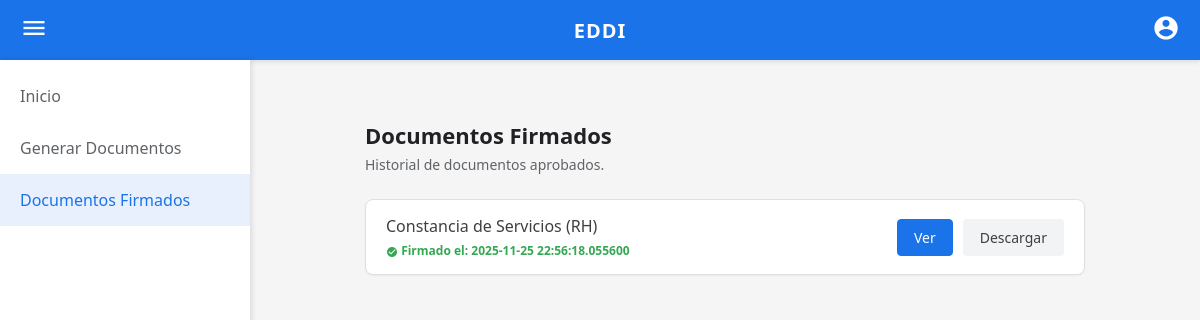
Page /documentos_firmados (signed in) on the earlier database version.
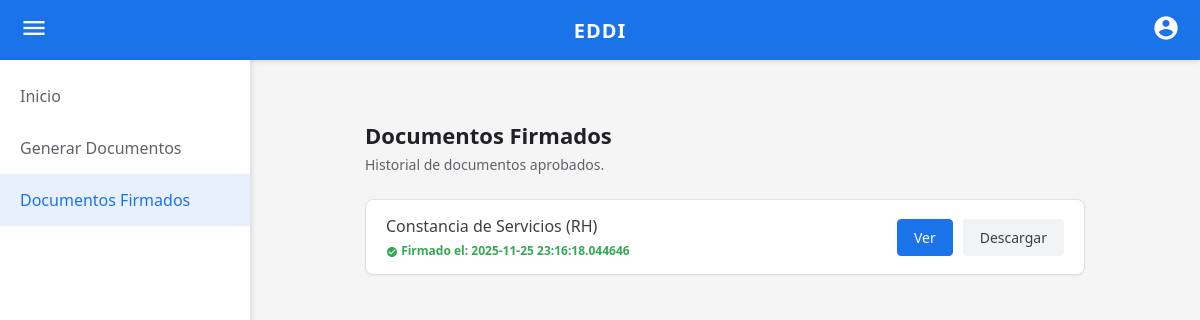
Same page on the later database version.
### tables this page shows
CREATE TABLE SolicitudesDocumentos (
    id_solicitud INTEGER PRIMARY KEY AUTOINCREMENT,
    id_docente_solicitante INTEGER NOT NULL,
    id_usuario_destinatario INTEGER NOT NULL,
    tipo_documento TEXT NOT NULL,
    estado TEXT DEFAULT 'Pendiente', 
    fecha_solicitud TEXT DEFAULT (date('now')),
    fecha_firma TEXT,
    motivo_rechazo TEXT,
    FOREIGN KEY (id_docente_solicitante) REFERENCES Docentes(id_docente),
    FOREIGN KEY (id_usuario_destinatario) REFERENCES Usuarios(id_usuario)
);

### app.py (the view)
@app.route('/documentos_firmados')
def documentos_firmados():
    if 'user_id' not in session: return redirect(url_for('login'))
    user_id = session['user_id']
    conn = get_db_connection()
    cursor = conn.cursor()
    query = """
        SELECT * FROM SolicitudesDocumentos
        WHERE id_docente_solicitante = ? AND estado = 'Firmado'
        ORDER BY fecha_firma DESC
    """
    cursor.execute(query, (user_id,))
    documentos = cursor.fetchall()
    conn.close()
    datos_docente = obtener_datos_docente_completo(user_id)
    return render_template('documentos_firmados.html', docente=datos_docente, documentos=documentos)

### app.py (called while the page is built)
def get_db_connection():
    base_dir = os.path.abspath(os.path.dirname(__file__))
    db_path = os.path.join(base_dir, 'EDDI.db')
    conn = sqlite3.connect(db_path)
    conn.row_factory = sqlite3.Row
    return conn

def obtener_datos_docente_completo(user_id):
    conn = get_db_connection()
    cursor = conn.cursor()
    query = """
        SELECT d.*, i.nombre_institucion, p.nombre_plaza, p.clave_presupuestal, dept.nombre AS departamento
        FROM Docentes d
        JOIN Instituciones i ON d.id_institucion = i.id_institucion
        JOIN Plazas p ON d.id_plaza = p.id_plaza
        JOIN Departamentos dept ON d.id_departamento = dept.id_departamento
        WHERE d.id_docente = ?
    """
    cursor.execute(query, (user_id,))
    datos = cursor.fetchone()
    conn.close()
    return datos

### templates/documentos_firmados.html (shortened to what this page needs)
<!DOCTYPE html>
<html lang="es">
<head>
    <link rel="stylesheet" href="{{ url_for('static', filename='dashboard.css') }}">
</head>
<body>
    <header class="main-header">
        <div class="icon-container" id="menu-toggle-btn"><span class="material-icons">menu</span></div>
        <div class="logo-text">EDDI</div>
        <div class="icon-container"><span class="material-icons">account_circle</span></div>
    </header>
    <div id="sidebar" class="sidebar show">
        <a href="{{ url_for('dashboard') }}" class="sidebar-link">Inicio</a>
        {% if session['rol'] == 'docente' %}
            <a href="{{ url_for('generar_documentos') }}" class="sidebar-link">Generar Documentos</a>
            <a href="{{ url_for('documentos_firmados') }}" class="sidebar-link active">Documentos Firmados</a>
        {% endif %}
    </div>
    <main class="main-content-fixed">
        <div class="docs-container">
            <h2>Documentos Firmados</h2>
            <p class="subtitle">Historial de documentos aprobados.</p>
            <div class="docs-list">
                {% if documentos %}
                    {% for doc in documentos %}
                    <div class="doc-item">
                        <div style="display:flex; flex-direction:column;">
                            <span class="doc-name">{% if doc.tipo_documento == 'constancia_rh' %}Constancia de Servicios (RH){% endif %}</span>
                            <span style="font-size: 12px; color: #34a853; margin-top: 5px; font-weight: bold;">
                                <span class="material-icons" style="font-size: 12px; vertical-align: middle;">check_circle</span>
                                Firmado el: {{ doc.fecha_firma }}
                            </span>
                        </div>
                        <div class="doc-buttons">
                            <a href="{{ url_for('ver_documento', tipo=doc.tipo_documento, id_solicitud=doc.id_solicitud) }}" target="_blank" class="btn-preview">Ver</a>
                            <a href="{{ url_for('descargar_documento', tipo=doc.tipo_documento, id_solicitud=doc.id_solicitud) }}" class="btn-download">Descargar</a>
                        </div>
                    </div>
                    {% endfor %}
                {% else %}
                    <div class="docs-list-placeholder"><p style="color: #666; font-style: italic;">Aún no tienes documentos firmados.</p></div>
                {% endif %}
            </div>
        </div>
    </main>
</body>
</html>

### static/dashboard.css (style rules this page uses)
* { margin: 0; padding: 0; box-sizing: border-box; font-family: 'Segoe UI', Roboto, Helvetica, Arial, sans-serif; }
body { background-color: #f5f5f5; display: flex; flex-direction: column; min-height: 100vh; }
.main-header { background-color: #1a73e8; color: white; height: 60px; display: flex; align-items: center; justify-content: space-between; padding: 0 20px; box-shadow: 0 2px 4px rgba(0,0,0,0.1); }
.logo-text { font-size: 20px; font-weight: bold; letter-spacing: 1px; }
.icon-container span { cursor: pointer; font-size: 28px; }
.sidebar { display: none; position: fixed; top: 60px; left: 0; width: 250px; height: calc(100vh - 60px); background-color: white; box-shadow: 2px 0 5px rgba(0,0,0,0.1); padding-top: 10px; z-index: 1000; }
.sidebar.show { display: block; }
.sidebar-link { display: block; padding: 15px 20px; text-decoration: none; font-size: 16px; color: #5f6368; font-weight: 500; }
.sidebar-link.active { color: #1a73e8; background-color: #e8f0fe; }
.docs-container { width: 100%; max-width: 900px; background-color: transparent; padding: 20px 40px; text-align: left; }
.docs-container h2 { color: #202124; font-size: 22px; font-weight: bold; margin-bottom: 5px; }
.subtitle { color: #5f6368; font-size: 14px; margin-bottom: 25px; }
.main-content-fixed { margin-left: 250px; width: calc(100% - 250px); display: flex; flex-direction: column; align-items: center; padding-top: 40px; }
.docs-container { width: 100%; max-width: 800px; text-align: left; }
.docs-list { display: flex; flex-direction: column; gap: 15px; margin-bottom: 30px; }
.doc-item { display: flex; justify-content: space-between; align-items: center; padding: 15px 20px; background-color: white; border: 1px solid #e0e0e0; border-radius: 8px; box-shadow: 0 1px 2px rgba(0,0,0,0.05); }
.doc-name { font-size: 16px; color: #3c4043; font-weight: 500; }
.doc-buttons { display: flex; gap: 10px; }
.btn-preview { background-color: #1a73e8; color: white; border: 1px solid #1a73e8; padding: 8px 16px; border-radius: 4px; font-size: 14px; font-weight: 500; cursor: pointer; text-decoration: none; transition: background-color 0.2s; }
.btn-download { background-color: #f1f3f4; color: #3c4043; border: 1px solid transparent; padding: 8px 16px; border-radius: 4px; font-size: 14px; font-weight: 500; cursor: pointer; text-decoration: none; transition: background-color 0.2s; }

Differences in the rows shown:
changed SolicitudesDocumentos: fecha_firma "2025-11-25 22:56:18.055600" → "2025-11-25 23:16:18.044646"
